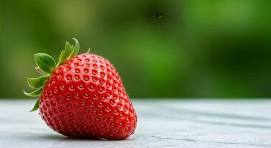
#> input picture image.jpg, 271 x 148 px
$ python 'exp12 code.py'
#> lines starting #> are read from the running program, lines starting #| are printed output that depends on the picture
import cv2
import numpy as np

# Read the image
image = cv2.imread("image.jpg")
#> image is the input picture: shape (148, 271, 3); mean B, G, R 72.4, 115.1, 111.6

# Check if the image is loaded
if image is None:
    print("Error: Image not found.")
    exit()

rows, cols = image.shape[:2]
#> rows = 148; cols = 271

# Define four points in the original image
pts1 = np.float32([[50, 50],
                   [300, 50],
                   [50, 300],
                   [300, 300]])

# Define corresponding points in the output image
pts2 = np.float32([[0, 0],
                   [300, 0],
                   [100, 300],
                   [250, 300]])

# Compute the perspective transformation matrix
M = cv2.getPerspectiveTransform(pts1, pts2)

# Apply the perspective transformation
transformed = cv2.warpPerspective(image, M, (cols, rows))
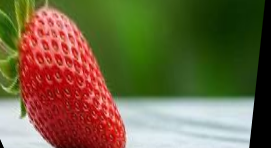
#> transformed: shape (148, 271, 3); mean B, G, R 66.3, 100.8, 113.8

# Display the images
cv2.imshow("Original Image", image)
cv2.imshow("Perspective Transformed Image", transformed)

cv2.waitKey(0)
cv2.destroyAllWindows()

$ run again, with exp24-input.jpg copied over image.jpg
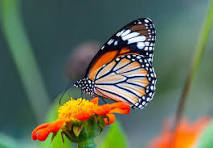
#> input picture exp24-input.jpg, 213 x 148 px
#> image is the input picture: shape (148, 213, 3); mean B, G, R 89, 108.1, 97.2
#> `transformed = cv2.warpPerspective(image, M, (cols, rows))`:
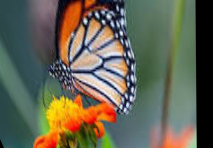
#> transformed: shape (148, 213, 3); mean B, G, R 83, 100.5, 101.5

$ run again, with exp28-input.jpeg copied over image.jpg
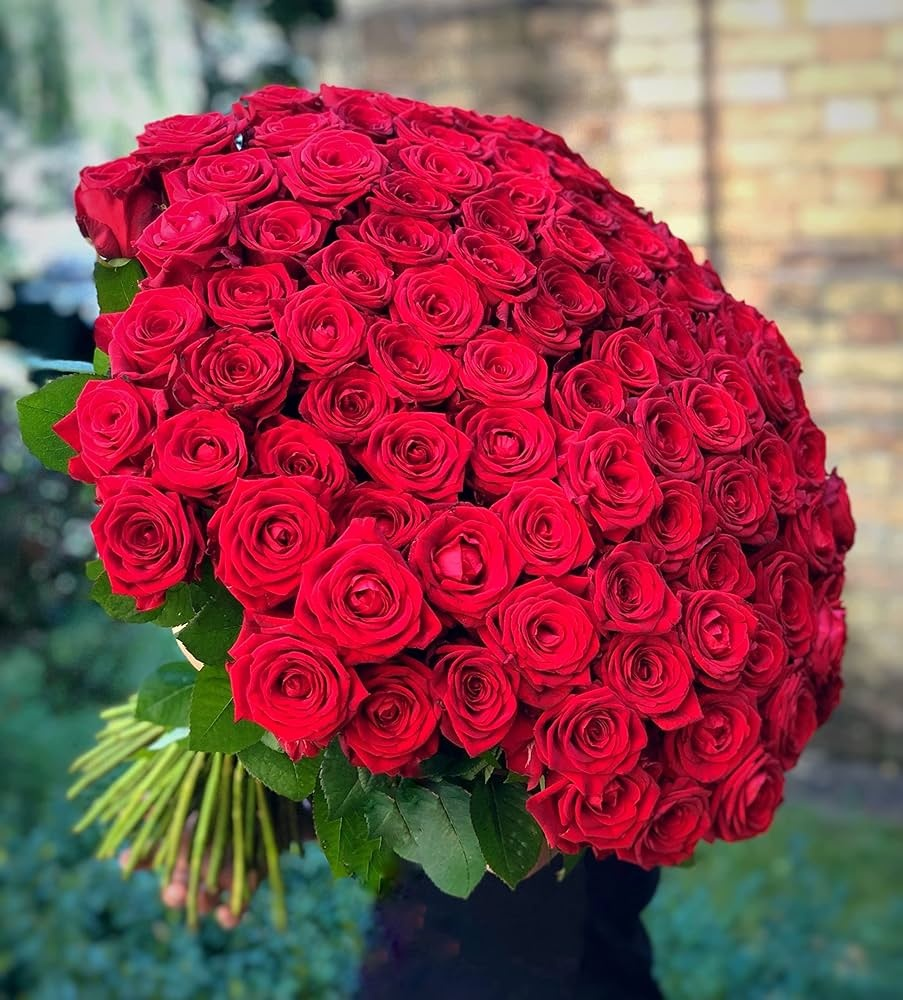
#> input picture exp28-input.jpeg, 903 x 1000 px
#> image is the input picture: shape (1000, 903, 3); mean B, G, R 78.3, 70.4, 141.4
#> `transformed = cv2.warpPerspective(image, M, (cols, rows))`:
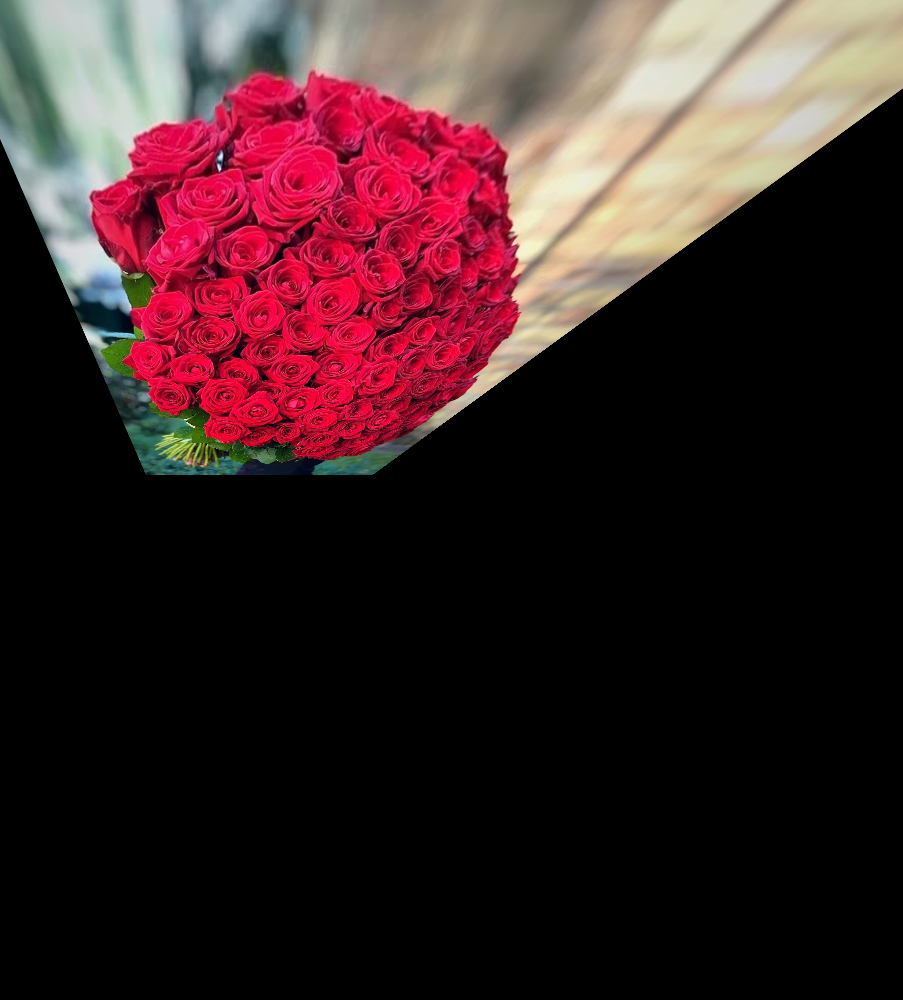
#> transformed: shape (1000, 903, 3); mean B, G, R 37.5, 35.5, 58.9
